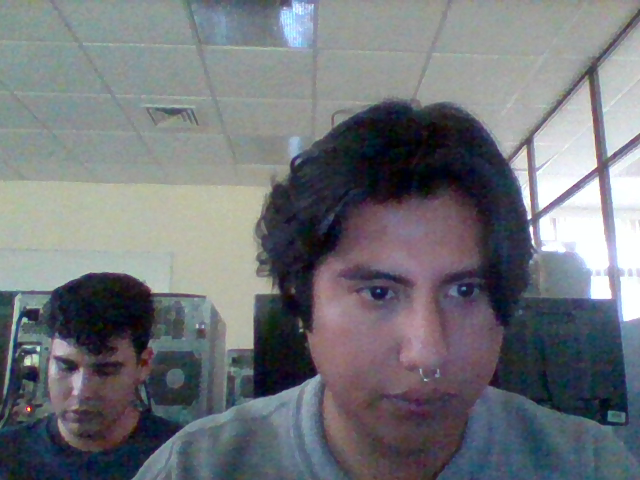
#> input picture 1011/imagen-00001.png, 640 x 480 px, given in place of the camera
$ python 19012397.py
#> lines starting #> are read from the running program, lines starting #| are printed output that depends on the picture
import numpy as np
import cv2 as cv

camara = cv.VideoCapture(0)

faceClas=cv.CascadeClassifier('haarcascade_frontalface_default.xml')

if not camara.isOpened():
    print("No puedo abrir la camara")
    exit(1)


contador = 1
filtro=0
negro=False
filtroEdge=False
filtroGrand=False
filtroGrandY=False
filtroGrandX=False
filtroLap=False
filtroFace=False
recorde=True
mouseX=0
mouseY=0

def draw_circle(event,x,y,flags,param):
    global mouseX,mouseY
    if event == cv.EVENT_LBUTTONDBLCLK:
        cv.circle(imagen,(x,y),100,(255,0,0), 5)
        mouseX,mouseY = x,y


cv.namedWindow('Camara')
cv.setMouseCallback('Camara',draw_circle)


while True:

    if recorde:
        ret, imagen = camara.read()
#> imagen is the input picture: shape (480, 640, 3); mean B, G, R 121.1, 116, 113

    if not ret:
        print("No podemos capturar la imagen de la camara")
        break

    #cv.imshow("Camara", imagen)

    imagenflip = cv.flip(imagen, 1)
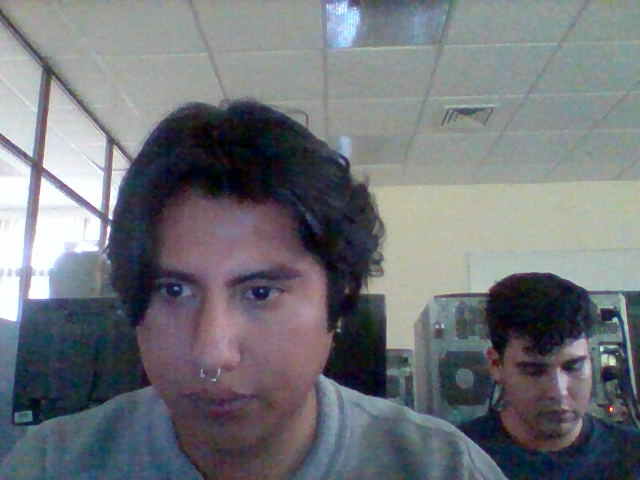
#> imagenflip: shape (480, 640, 3); mean B, G, R 121.1, 116, 113

    imagenCabeza = cv.VideoCapture(-1)
    gris=cv.cvtColor(imagen, cv.COLOR_BGR2GRAY,1)
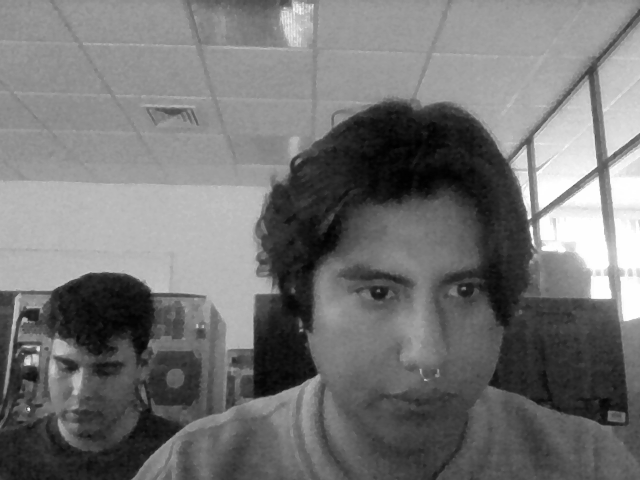
#> gris: shape (480, 640); min 0, max 255, mean 115.7

    #edge deteccion
    edge=cv.Canny(imagen,100,200)
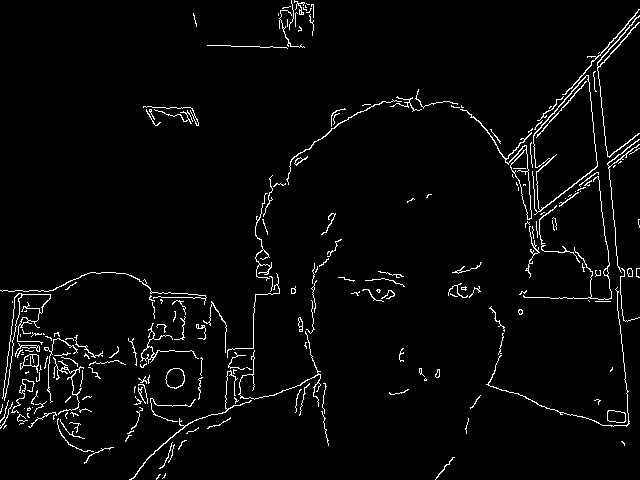
#> edge: shape (480, 640); 3.2% white in thin lines or dots

    #sobel
    grad_x=cv.Sobel(gris,cv.CV_64F, 1, 0, ksize=3)
    grad_y=cv.Sobel(gris,cv.CV_64F, 0, 1, ksize=3)

    abs_grand_x=cv.convertScaleAbs(grad_x)
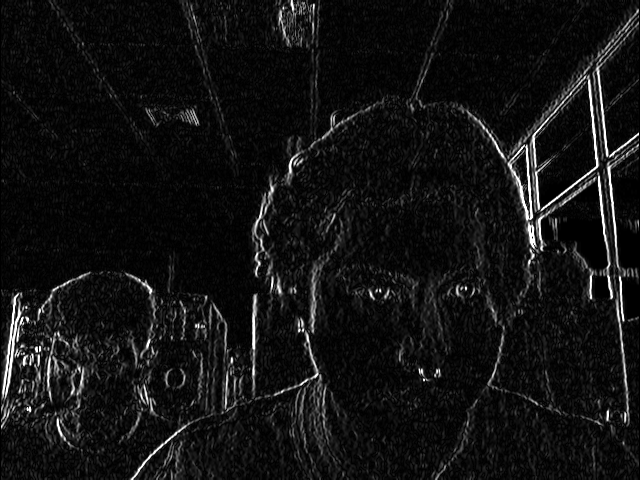
#> abs_grand_x: shape (480, 640); min 0, max 255, mean 18.7
    abs_grand_y=cv.convertScaleAbs(grad_y)
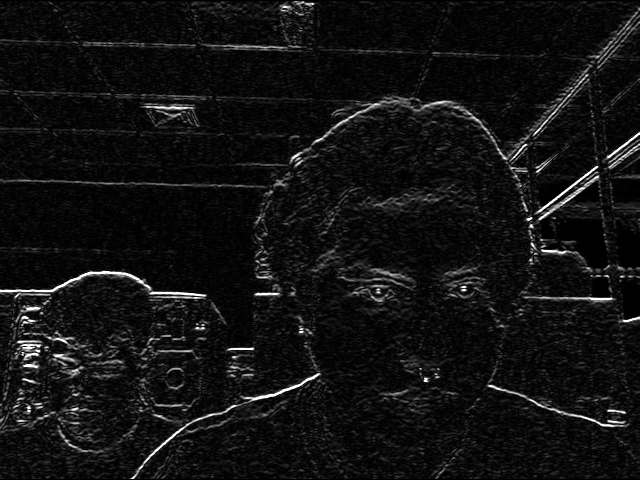
#> abs_grand_y: shape (480, 640); min 0, max 255, mean 17.8

    grand=cv.addWeighted(abs_grand_x, 0.5, abs_grand_y, 0.5, 0)
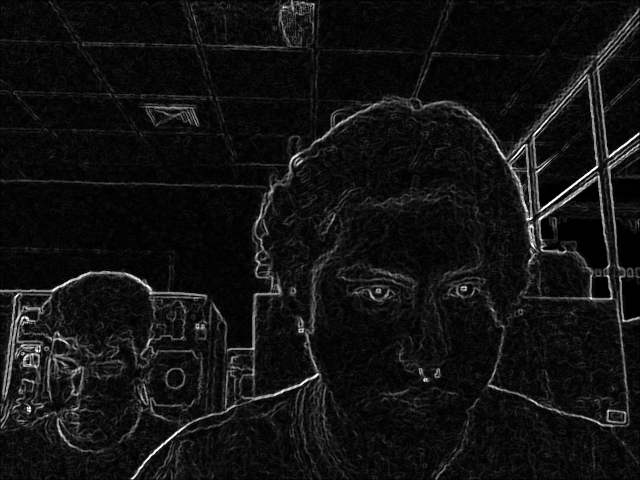
#> grand: shape (480, 640); min 0, max 255, mean 18.2

    #laplace
    lap=cv.Laplacian(gris,cv.CV_64F)
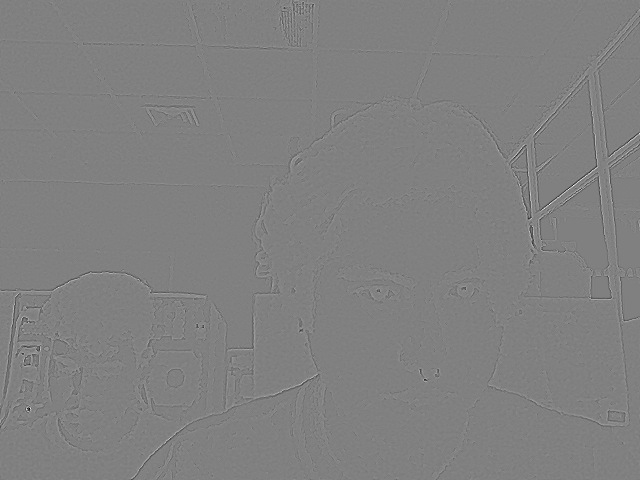
#> lap: shape (480, 640) float64; min -247, max 243, mean 0; drawn with min black and max white

    if filtro==0:
        cv.imshow("Camara",imagen)

    elif filtro==1:
        if(negro):
            #gris=cv.cvtColor(imagenflip, cv.COLOR_BGR2GRAY,1)
            cv.imshow("Camara",gris)
        else:
            filtro=0

    elif filtro==2:
        if(filtroEdge):
            cv.imshow("Camara",edge)
        else:
            filtro=0

    elif filtro==3:
        if(filtroGrand):
            cv.imshow("Camara",grand)
        else:
            filtro=0

    elif filtro==4:
        if(filtroGrandY):
            cv.imshow("Camara",abs_grand_y)
        else:
            filtro=0

    elif filtro==5:
        if(filtroGrandX):
            cv.imshow("Camara",abs_grand_x)
        else:
            filtro=0

    elif filtro==6:
        if(filtroLap):
            lap=cv.Laplacian(gris,cv.CV_64F)
            cv.imshow("Camara",lap)
        else:
            filtro=0

    elif filtro==7:
        if(filtroFace):
            faces=faceClas.detectMultiScale(gris,1.3,5)

            for (x,y,w,h) in faces:
                cv.rectangle(imagen,(x,y),(x+w,y+h),(255,0,0),2)

            cv.imshow("Camara",imagen)
        else:
            filtro=0

    tecla=cv.waitKey(1)
#> (key Esc is pressed here)

    if tecla == 27:
        break

    elif tecla == ord('g') or tecla == ord('G'):
        nombre="imagen-{:05d}.png".format(contador)
        contador+=1
        cv.imwrite(nombre,gris)

    elif tecla == ord('c') or tecla == ord('C'):
        nombre="imagen-{:05d}.png".format(contador)
        contador+=1
        cv.imwrite(nombre,imagenflip)

    elif tecla == ord('b'):
        filtro=1
        negro=not negro
        filtroEdge=False
        filtroGrand=False
        filtroGrandY=False
        filtroGrandX=False
        filtroLap=False
        filtroFace=False

    elif tecla == ord('1'):
        filtro=2
        filtroEdge=not filtroEdge
        negro=False
        filtroGrand=False
        filtroGrandY=False
        filtroGrandX=False
        filtroLap=False
        filtroFace=False


    elif tecla == ord('2'):
        filtro=3
        filtroGrand=not filtroGrand
        negro=False
        filtroEdge=False
        filtroGrandY=False
        filtroGrandX=False
        filtroLap=False
        filtroFace=False


    elif tecla == ord('3'):
        filtro=4
        filtroGrandY=not filtroGrandY
        negro=False
        filtroEdge=False
        filtroGrand=False
        filtroGrandX=False
        filtroLap=False
        filtroFace=False

    elif tecla == ord('4'):
        filtro=5
        filtroGrandX=not filtroGrandX
        negro=False
        filtroEdge=False
        filtroGrand=False
        filtroGrandY=False
        filtroLap=False
        filtroFace=False

    elif tecla == ord('5'):
        filtro=6
        filtroLap=not filtroLap
        negro=False
        filtroEdge=False
        filtroGrand=False
        filtroGrandY=False
        filtroGrandX=False
        filtroFace=False

    elif tecla== ord('p'):
        recorde=not recorde
        cv.setMouseCallback('Camara',draw_circle)

    elif tecla== ord('a'):
        print(mouseX, mouseY)

    elif tecla== ord('f'):
        filtro=7
        filtroFace=not filtroFace
        negro=False
        filtroEdge=False
        filtroGrand=False
        filtroGrandY=False
        filtroGrandX=False
        filtroLap=False


camara.release()
cv.destroyAllWindows()

$ run again, on 1011/imagen-00002.png
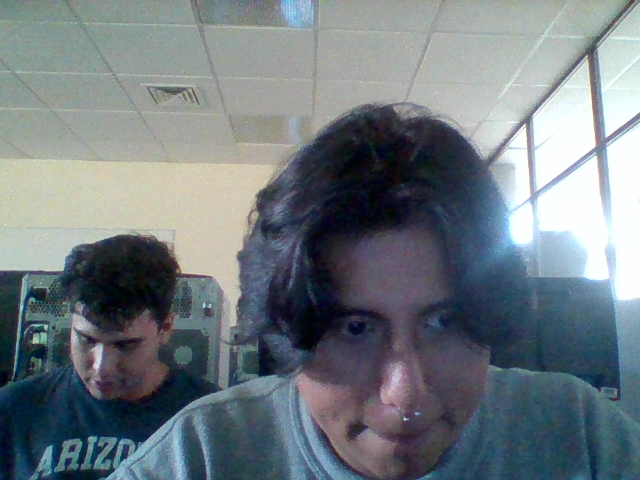
#> input picture 1011/imagen-00002.png, 640 x 480 px, given in place of the camera
#> imagen is the input picture: shape (480, 640, 3); mean B, G, R 128.3, 122.6, 113.1
#> `edge=cv.Canny(imagen,100,200)`:
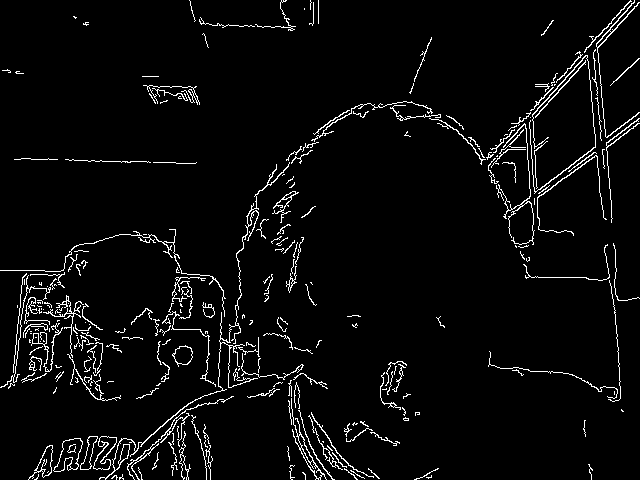
#> edge: shape (480, 640); 4.2% white in thin lines or dots
#> `lap=cv.Laplacian(gris,cv.CV_64F)`:
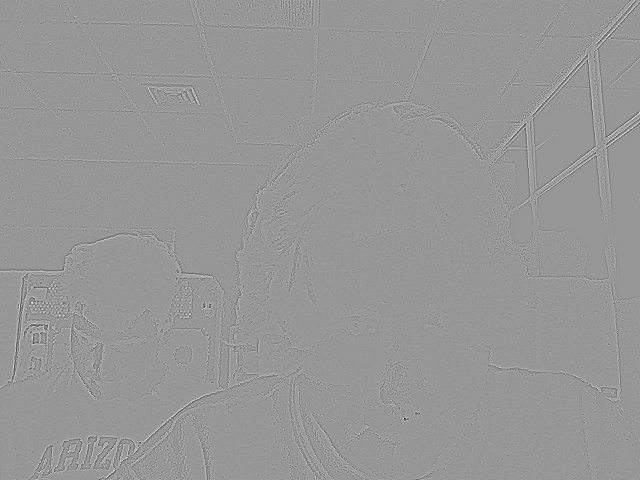
#> lap: shape (480, 640) float64; min -289, max 198, mean 0; drawn with min black and max white

$ run again, on 1011/imagen-00003.png
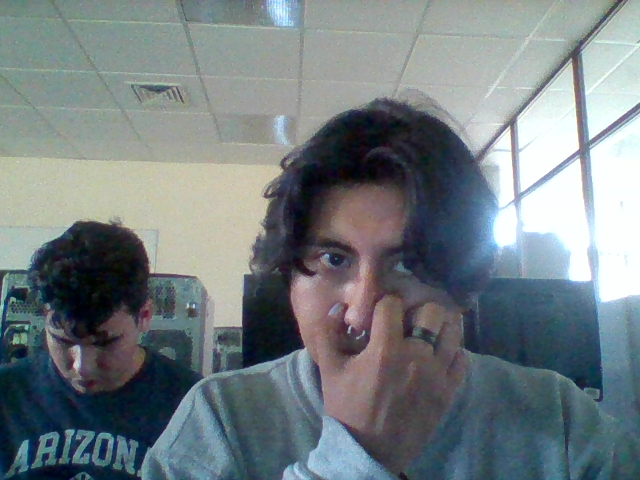
#> input picture 1011/imagen-00003.png, 640 x 480 px, given in place of the camera
#> imagen is the input picture: shape (480, 640, 3); mean B, G, R 129.8, 126.2, 116.1
#> `edge=cv.Canny(imagen,100,200)`:
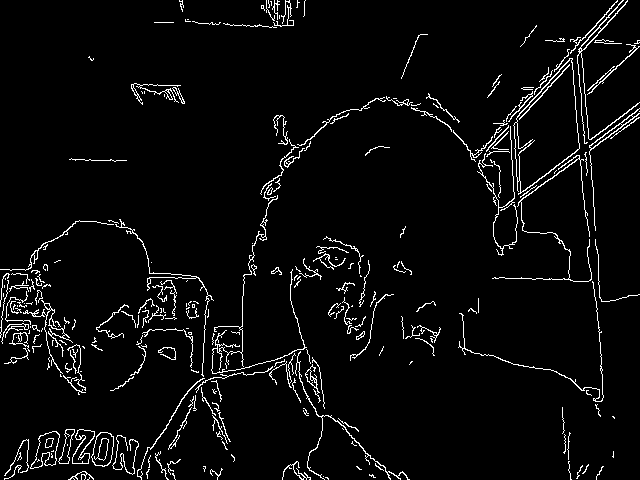
#> edge: shape (480, 640); 4.2% white in thin lines or dots
#> `lap=cv.Laplacian(gris,cv.CV_64F)`:
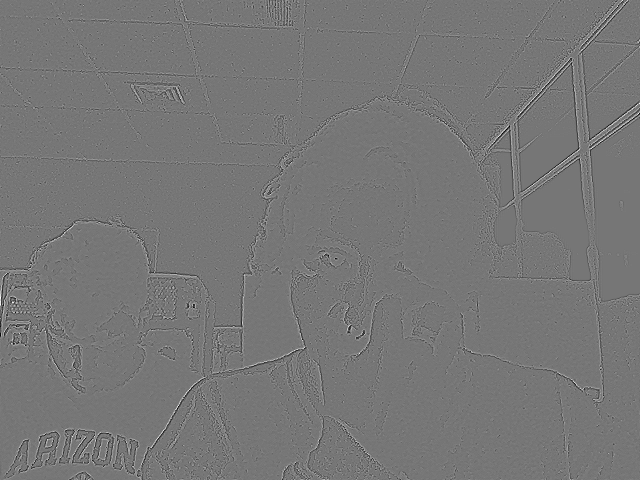
#> lap: shape (480, 640) float64; min -172, max 197, mean 0; drawn with min black and max white

$ run again, on 1011/imagen-00004.png
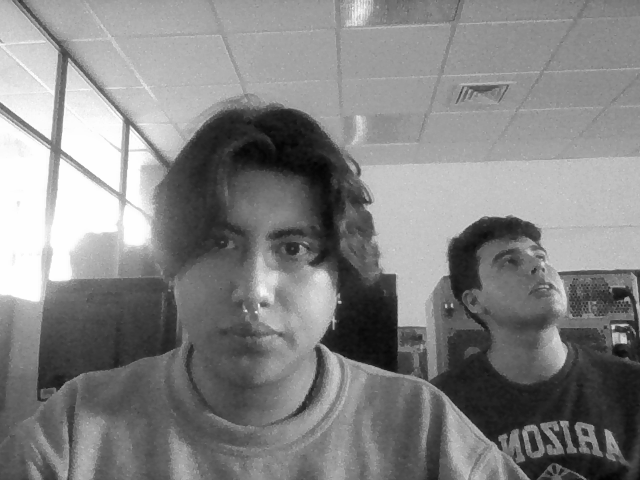
#> input picture 1011/imagen-00004.png, 640 x 480 px, given in place of the camera
#> imagen is the input picture: shape (480, 640, 3); min 3, max 255, mean 131.6
#> edge: shape (480, 640); 4.2% white in thin lines or dots
#> `lap=cv.Laplacian(gris,cv.CV_64F)`:
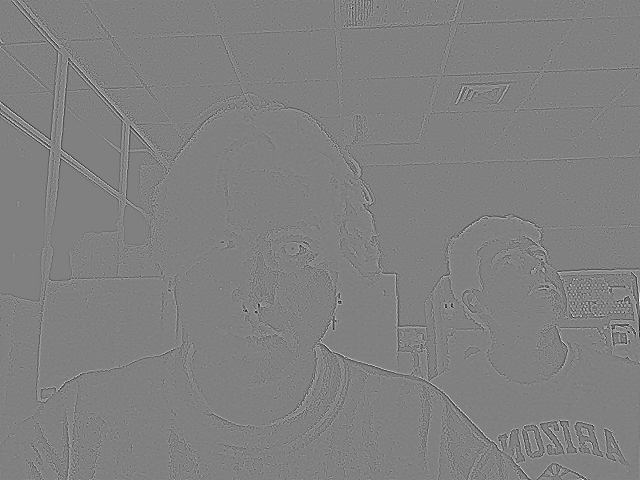
#> lap: shape (480, 640) float64; min -216, max 212, mean 0; drawn with min black and max white
